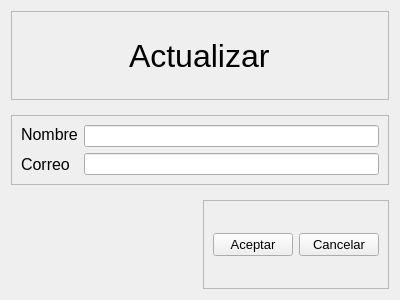
<?xml version="1.0" encoding="UTF-8"?>
<ui version="4.0">
 <class>Form</class>
 <widget class="QWidget" name="Form">
  <property name="geometry">
   <rect>
    <x>0</x>
    <y>0</y>
    <width>400</width>
    <height>300</height>
   </rect>
  </property>
  <property name="windowTitle">
   <string>Actualizar informacion</string>
  </property>
  <layout class="QVBoxLayout" name="verticalLayout">
   <item>
    <widget class="QFrame" name="frame">
     <property name="frameShape">
      <enum>QFrame::StyledPanel</enum>
     </property>
     <property name="frameShadow">
      <enum>QFrame::Raised</enum>
     </property>
     <layout class="QHBoxLayout" name="horizontalLayout">
      <item alignment="Qt::AlignHCenter">
       <widget class="QLabel" name="label_3">
        <property name="font">
         <font>
          <family>SansSerif</family>
          <pointsize>24</pointsize>
         </font>
        </property>
        <property name="text">
         <string>Actualizar</string>
        </property>
       </widget>
      </item>
     </layout>
    </widget>
   </item>
   <item alignment="Qt::AlignVCenter">
    <widget class="QFrame" name="frame_2">
     <property name="sizePolicy">
      <sizepolicy hsizetype="Preferred" vsizetype="Minimum">
       <horstretch>0</horstretch>
       <verstretch>0</verstretch>
      </sizepolicy>
     </property>
     <property name="frameShape">
      <enum>QFrame::StyledPanel</enum>
     </property>
     <property name="frameShadow">
      <enum>QFrame::Raised</enum>
     </property>
     <layout class="QFormLayout" name="formLayout">
      <item row="0" column="0">
       <widget class="QLabel" name="label_2">
        <property name="sizePolicy">
         <sizepolicy hsizetype="Fixed" vsizetype="Fixed">
          <horstretch>0</horstretch>
          <verstretch>0</verstretch>
         </sizepolicy>
        </property>
        <property name="font">
         <font>
          <pointsize>12</pointsize>
         </font>
        </property>
        <property name="text">
         <string>Nombre</string>
        </property>
       </widget>
      </item>
      <item row="0" column="1">
       <widget class="QLineEdit" name="nombreEdit"/>
      </item>
      <item row="1" column="0">
       <widget class="QLabel" name="label">
        <property name="font">
         <font>
          <pointsize>12</pointsize>
         </font>
        </property>
        <property name="text">
         <string>Correo</string>
        </property>
       </widget>
      </item>
      <item row="1" column="1">
       <widget class="QLineEdit" name="correoEdit"/>
      </item>
     </layout>
    </widget>
   </item>
   <item alignment="Qt::AlignRight">
    <widget class="QFrame" name="frame_3">
     <property name="frameShape">
      <enum>QFrame::StyledPanel</enum>
     </property>
     <property name="frameShadow">
      <enum>QFrame::Raised</enum>
     </property>
     <layout class="QHBoxLayout" name="horizontalLayout_2">
      <item>
       <widget class="QPushButton" name="acepButton">
        <property name="font">
         <font>
          <family>SansSerif</family>
          <pointsize>10</pointsize>
         </font>
        </property>
        <property name="text">
         <string>Aceptar</string>
        </property>
       </widget>
      </item>
      <item>
       <widget class="QPushButton" name="cancelButton_2">
        <property name="font">
         <font>
          <family>SansSerif</family>
          <pointsize>10</pointsize>
         </font>
        </property>
        <property name="text">
         <string>Cancelar</string>
        </property>
       </widget>
      </item>
     </layout>
    </widget>
   </item>
  </layout>
 </widget>
 <resources/>
 <connections/>
</ui>
